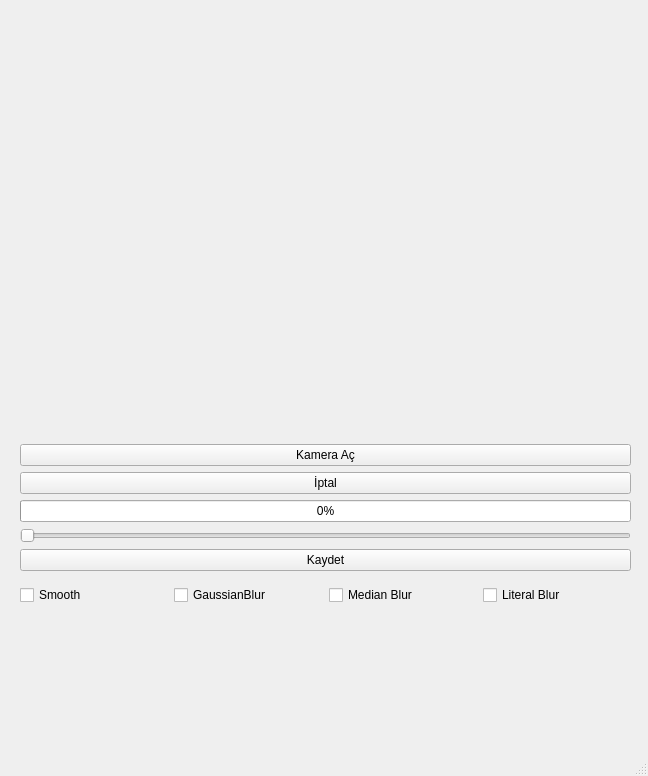
<?xml version="1.0" encoding="UTF-8"?>
<ui version="4.0">
 <class>MainWindow</class>
 <widget class="QMainWindow" name="MainWindow">
  <property name="geometry">
   <rect>
    <x>0</x>
    <y>0</y>
    <width>648</width>
    <height>776</height>
   </rect>
  </property>
  <property name="windowTitle">
   <string>Kamera</string>
  </property>
  <widget class="QWidget" name="centralwidget">
   <widget class="QWidget" name="gridLayoutWidget">
    <property name="geometry">
     <rect>
      <x>20</x>
      <y>10</y>
      <width>611</width>
      <height>561</height>
     </rect>
    </property>
    <layout class="QGridLayout" name="gridLayout">
     <property name="sizeConstraint">
      <enum>QLayout::SetMinimumSize</enum>
     </property>
     <item row="2" column="0">
      <widget class="QPushButton" name="btKapat">
       <property name="text">
        <string>İptal</string>
       </property>
      </widget>
     </item>
     <item row="1" column="0">
      <widget class="QPushButton" name="btAc">
       <property name="text">
        <string>Kamera Aç</string>
       </property>
      </widget>
     </item>
     <item row="0" column="0">
      <widget class="QLabel" name="lblCam">
       <property name="text">
        <string/>
       </property>
      </widget>
     </item>
     <item row="4" column="0">
      <widget class="QSlider" name="Slider">
       <property name="minimum">
        <number>10</number>
       </property>
       <property name="maximum">
        <number>100</number>
       </property>
       <property name="singleStep">
        <number>10</number>
       </property>
       <property name="orientation">
        <enum>Qt::Horizontal</enum>
       </property>
      </widget>
     </item>
     <item row="3" column="0">
      <widget class="QProgressBar" name="pB">
       <property name="value">
        <number>0</number>
       </property>
      </widget>
     </item>
     <item row="5" column="0">
      <widget class="QPushButton" name="btKaydet">
       <property name="text">
        <string>Kaydet</string>
       </property>
      </widget>
     </item>
    </layout>
   </widget>
   <widget class="QWidget" name="gridLayoutWidget_2">
    <property name="geometry">
     <rect>
      <x>20</x>
      <y>570</y>
      <width>611</width>
      <height>51</height>
     </rect>
    </property>
    <layout class="QGridLayout" name="gridLayout_2">
     <item row="0" column="0">
      <widget class="QCheckBox" name="chkSmooth">
       <property name="text">
        <string>Smooth</string>
       </property>
      </widget>
     </item>
     <item row="0" column="2">
      <widget class="QCheckBox" name="chkMedian">
       <property name="text">
        <string>Median Blur</string>
       </property>
      </widget>
     </item>
     <item row="0" column="1">
      <widget class="QCheckBox" name="chkGaussian">
       <property name="text">
        <string>GaussianBlur</string>
       </property>
      </widget>
     </item>
     <item row="0" column="3">
      <widget class="QCheckBox" name="chkLiteral">
       <property name="text">
        <string>Literal Blur</string>
       </property>
      </widget>
     </item>
    </layout>
   </widget>
  </widget>
  <widget class="QMenuBar" name="menubar">
   <property name="geometry">
    <rect>
     <x>0</x>
     <y>0</y>
     <width>648</width>
     <height>21</height>
    </rect>
   </property>
  </widget>
  <widget class="QStatusBar" name="statusbar"/>
 </widget>
 <resources/>
 <connections/>
</ui>
